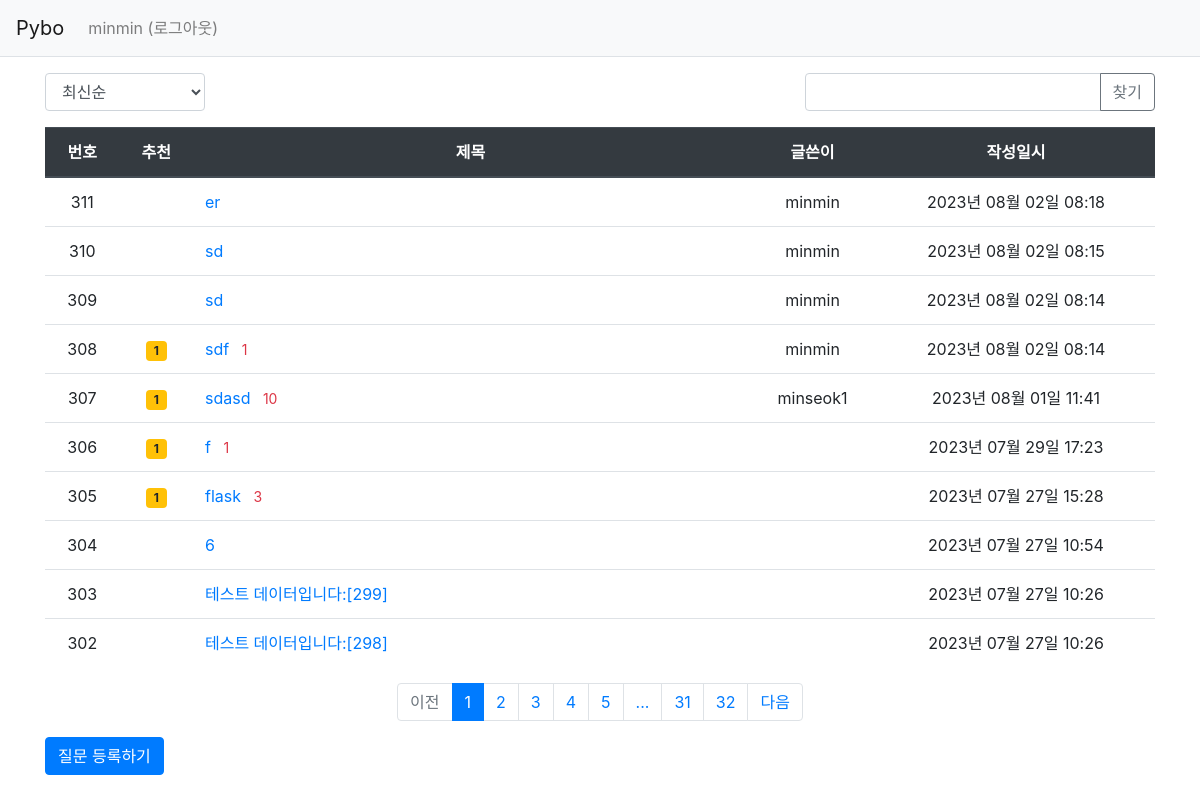
Screenshot of /question/list/ (signed in) with the database file from the repository.
### pybo/models.py (models this page shows)
class User(db.Model):
    id = db.Column(db.Integer, primary_key=True)
    username = db.Column(db.String(200), unique=True, nullable=False)
    password = db.Column(db.String(200), nullable=False)
    email = db.Column(db.String(120), unique=True, nullable=False)

class Question(db.Model):
    id = db.Column(db.Integer, primary_key=True)
    subject = db.Column(db.String(200), nullable=False)
    content = db.Column(db.Text(), nullable=False)
    create_date = db.Column(db.DateTime(), nullable=False)
    user_id = db.Column(db.Integer, db.ForeignKey('user.id', ondelete='CASCADE'), nullable=True)
    user = db.relationship('User', backref=db.backref('question_set'))
    modify_date = db.Column(db.DateTime(), nullable=True)
    voter = db.relationship('User', secondary=question_voter, backref=db.backref('question_voter_set'))

### pybo/views/question_views.py (the view, shortened to what this page needs)
@bp.route('/list/')
def _list():
    page = request.args.get('page', type=int, default=1)
    kw = request.args.get('kw', type=str, default='')
    so = request.args.get('so', type=str, default='recent')
    if so == 'recommend':
        sub_query = db.session.query(question_voter.c.question_id, func.count('*').label('num_voter')) \
            .group_by(question_voter.c.question_id).subquery()
        question_list = Question.query \
            .outerjoin(sub_query, Question.id == sub_query.c.question_id) \
            .order_by(sub_query.c.num_voter.desc(), Question.create_date.desc())
    elif so == 'popular':
        sub_query = db.session.query(Answer.question_id, func.count('*').label('num_answer')) \
            .group_by(Answer.question_id).subquery()
        question_list = Question.query \
            .outerjoin(sub_query, Question.id == sub_query.c.question_id) \
            .order_by(sub_query.c.num_answer.desc(), Question.create_date.desc())
    else:  # recent
        question_list = Question.query.order_by(Question.create_date.desc())
    question_list = question_list.paginate(page=page, per_page=10, error_out=False)
    return render_template('question/question_list.html', question_list=question_list, page=page, kw=kw, so=so)

### pybo/filter.py (called while the page is built)
def format_datetime(value, fmt='%Y년 %m월 %d일 %H:%M'):
    return value.strftime(fmt)

### pybo/views/auth_views.py (called while the page is built)
@bp.before_app_request
def load_logged_in_user():
    user_id = session.get('user_id')
    if user_id is None:
        g.user = None
    else:
        g.user = User.query.get(user_id)

### pybo/templates/question/question_list.html (shortened to what this page needs)
{% extends 'base.html' %}
{% block content %}
<div class="container my-3">
    <div class="row justify-content-between my-3">
        <div class="col-2">
            <select class="form-control so">
                <option value="recent" {% if so=='recent' %}selected{% endif %}>최신순</option>
            </select>
        </div>
        <div class="col-4 input-group">
            <input type="text" class="form-control kw" value="{{ kw or '' }}">
            <div class="input-group-append">
                <button class="btn btn-outline-secondary" type="button" id="btn_search">찾기</button>
            </div>
        </div>
    </div>
    <table class="table">
        <thead>
        <tr class="text-center thead-dark">
            <th>번호</th>
            <th>추천</th>
            <th style="width:50%">제목</th>
            <th>글쓴이</th>
            <th>작성일시</th>
        </tr>
        </thead>
        <tbody>
        {% if question_list %}
        {% for question in question_list.items %}
        <tr class="text-center">
            <td>{{ question_list.total - ((question_list.page-1) * question_list.per_page) - loop.index0 }}</td>
            <td>
                {% if question.voter|length > 0 %}
                <span class="badge badge-warning px-2 py-1">{{ question.voter|length }}</span>
                {% endif %}
            </td>
            <td class="text-left">
                <a href="{{ url_for('question.detail', question_id=question.id) }}">{{ question.subject }}</a>
                {% if question.answer_set|length > 0 %}
                <span class="text-danger small ml-2">{{ question.answer_set|length }}</span>
                {% endif %}
            </td>
            <td>{{ question.user.username }}</td>
            <td>{{ question.create_date|datetime }}</td>
        </tr>
        {% endfor %}
        {% else %}
        <tr>
            <td colspan="3">질문이 없습니다.</td>
        </tr>
        {% endif %}
        </tbody>
    </table>
    <ul class="pagination justify-content-center">
        {% if question_list.has_prev %}
        <li class="page-item">
            <a class="page-link" data-page="{{ question_list.prev_num }}" href="#">이전</a>
        </li>
        {% else %}
        <li class="page-item disabled">
            <a class="page-link" tabindex="-1" aria-disabled="true" href="#">이전</a>
        </li>
        {% endif %}
        {% for page_num in question_list.iter_pages() %}
            {% if page_num %}
                {% if page_num != question_list.page %}
                <li class="page-item">
                    <a class="page-link" data-page="{{ page_num }}" href="#">{{ page_num }}</a>
                </li>
                {% else %}
                <li class="page-item active" aria-current="page">
                    <a class="page-link" href="#">{{ page_num }}</a>
                </li>
                {% endif %}
           {% else %}
                <li class="disabled">
                    <a class="page-link" href="#">...</a>
                </li>
           {% endif %}
        {% endfor %}
        {% if question_list.has_next %}
        <li class="page-item">
            <a class="page-link" data-page="{{ question_list.next_num }}" href="#">다음</a>
        </li>
        {% else %}
        <li class="page-item disabled">
            <a class="page-link" tabindex="-1" aria-disabled="true" href="#">다음</a>
        </li>
        {% endif %}
    </ul>
    <a href="{{ url_for('question.create') }}" class="btn btn-primary">질문 등록하기</a>
</div>
{% endblock %}

### pybo/templates/navbar.html (shortened to what this page needs)
<nav class="navbar navbar-expand-lg navbar-light bg-light border-bottom">
  <a class="navbar-brand" href="{{ url_for('main.index') }}">Pybo</a>
  <div class="collapse navbar-collapse flex-grow-0" id="navbarNav">
    {% if g.user %}
    <ul class="navbar-nav">
      <li class="nav-item">
        <a class="nav-link" href="{{ url_for('auth.logout') }}">{{ g.user.username }} (로그아웃)</a>
      </li>
    </ul>
    {% endif %}
  </div>
</nav>

### rows the page displays
User: user.username "minmin"
Question: total "311", subject "er", user.username "minmin", create_date "2023년 08월 02일 08:18"
Question: total "310", subject "sd", user.username "minmin", create_date "2023년 08월 02일 08:15"
Question: total "309", subject "sd", user.username "minmin", create_date "2023년 08월 02일 08:14"
Question: total "308", voter|length "1", subject "sdf", answer_set|length "1", user.username "minmin", create_date "2023년 08월 02일 08:14"
Question: total "307", voter|length "1", subject "sdasd", answer_set|length "10", user.username "minseok1", create_date "2023년 08월 01일 11:41"
Question: total "306", voter|length "1", subject "f", answer_set|length "1", create_date "2023년 07월 29일 17:23"
Question: total "305", voter|length "1", subject "flask", answer_set|length "3", create_date "2023년 07월 27일 15:28"
Question: total "304", subject "6", create_date "2023년 07월 27일 10:54"
Question: total "303", subject "테스트 데이터입니다:[299]", create_date "2023년 07월 27일 10:26"
Question: total "302", subject "테스트 데이터입니다:[298]", create_date "2023년 07월 27일 10:26"

### other values shown
{{ page_num }} "1"
{{ page_num }} "2" "3" "4" "5" "31" "32"
